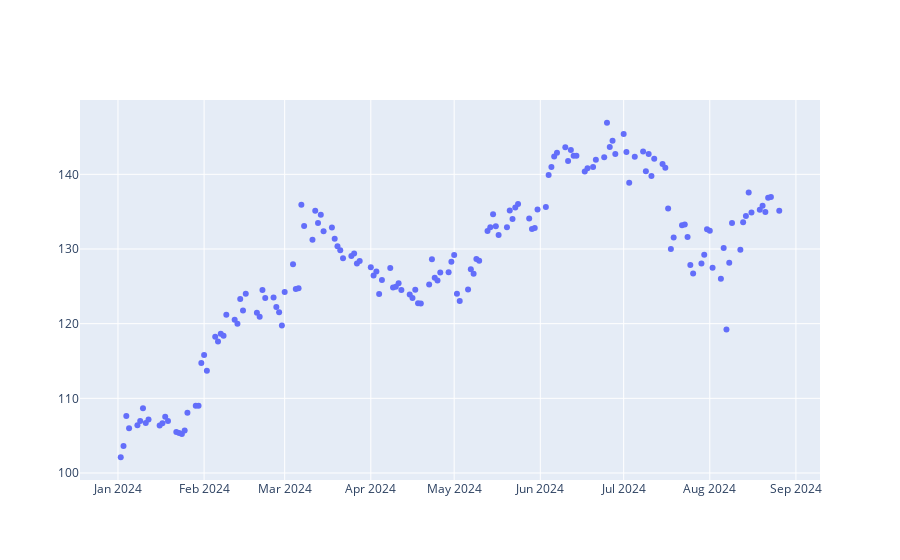

Here is the notebook cell this chart was saved with:
### Code cell
fig = go.Figure([go.Scatter(x=df['date'], 
                            y=df['price'], mode='markers')])

fig.show()

### Figure 1 — Plotly figure (JSON) as saved in the notebook; plotly's stock layout.template omitted (floating-point values rounded to 4 significant figures; data arrays with more than 128 entries replaced by an {"elided": "..."} marker saying what was removed)
{"data": [{"mode": "markers", "type": "scatter", "x": {"elided": "164 str values"}, "y": {"elided": "164 float values"}}], "layout": {"autosize": true, "xaxis": {"autorange": true, "range": ["2023-12-18 15:56:45.6818", "2024-09-09 08:03:14.3182"], "type": "date"}, "yaxis": {"autorange": true, "range": [98.41, 150.6], "type": "linear"}}}
